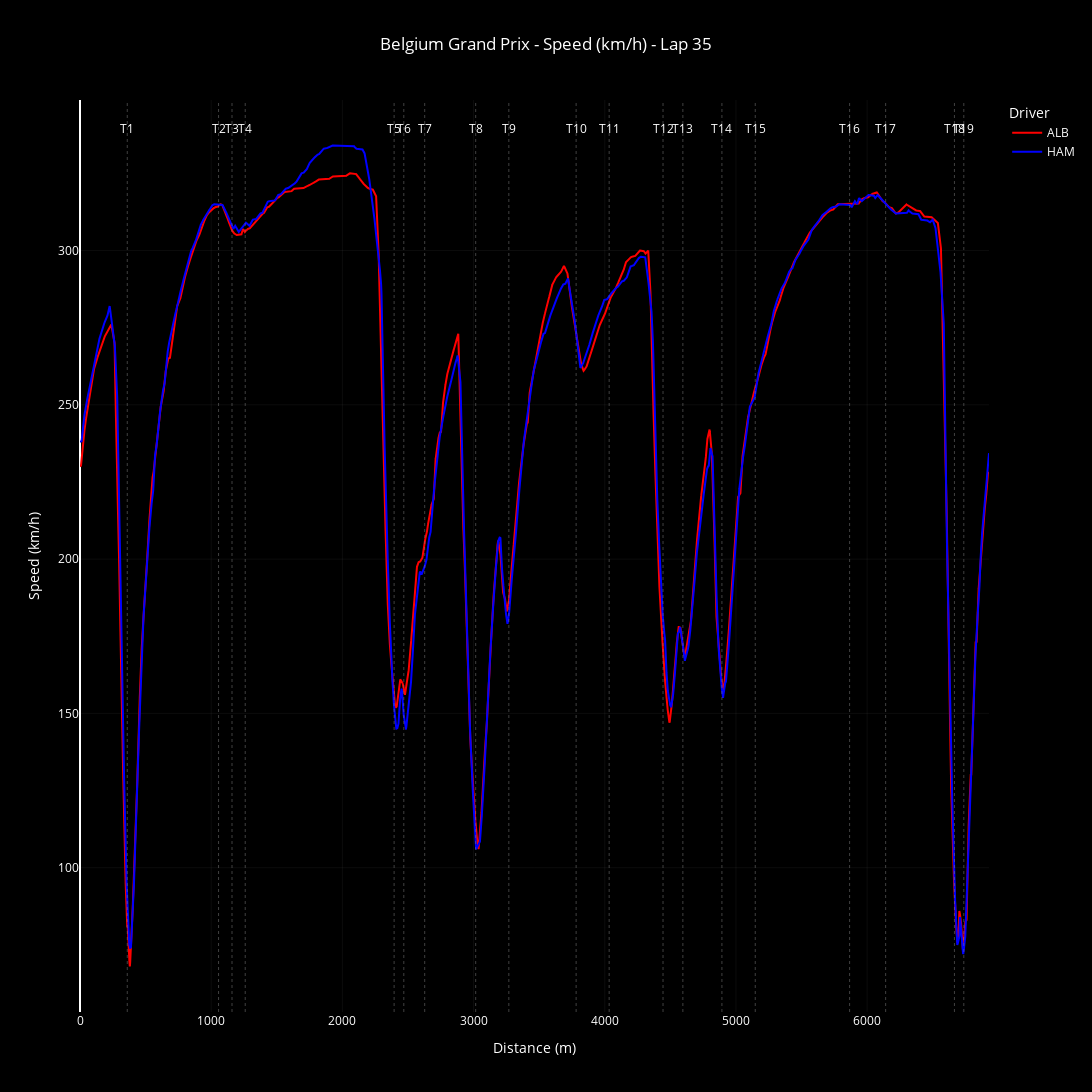

The code cell stored with this chart in its notebook:
### Markdown cell above
Plot comparative telemetry traces (i.e. speed, throttle, brake, RPM) for Driver 1 and Driver 2 on the same graph to analyze performance differences across the lap. 

The x-axis is distance along the lap, and the y-axis is the telemetry value. Markers indicate corner locations for context.

### Code cell
"""ADD DRIVER TRACES"""
fig = go.Figure()

fig.add_trace(go.Scatter(
    x=common_distance,
    y=interpolate_driver_1_speed,
    mode='lines',
    name=driver_1,
    line=dict(color='red')
))

fig.add_trace(go.Scatter(
    x=common_distance,
    y=interpolate_driver_2_speed,
    mode='lines',
    name=driver_2,
    line=dict(color='blue')
))

"""ADD APEX MARKERS"""
for apex in apex_distances:
    fig.add_vline(
        x=apex,
        line=dict(
            color='gray',
            width=.5,
            dash='dot'
        )
    )

"""ADD TURN NUMBERS"""
for apex, turn in zip(apex_distances, turn_numbers):
    fig.add_annotation(
        x=apex,
        y=max_speed + 2,
        text=f'T{turn}',
        showarrow=False,
        font=dict(color='white', size=12),
        xanchor='center',
        yanchor='bottom'
    )

"""SET PLOT LAYOUT"""
fig.update_layout(
    title=dict(
        text=f'{grand_prix} Grand Prix - {speed} - Lap {lap_number}',
        x=0.5,
        xanchor='center'
    ),
    xaxis_title='Distance (m)',
    yaxis_title='Speed (km/h)',
    height=1200,
    width = 3200,
    plot_bgcolor='black',
    paper_bgcolor='black',
    font=dict(color='white'),
    legend=dict(title=f'Driver'),

    xaxis=dict(
        showgrid=True,
        gridcolor='gray',
        gridwidth=0.1,
        showspikes=True,
        spikecolor='white',
        spikemode='across',
        spikesnap='cursor',
        spikethickness=.5
    ),
    
    yaxis=dict(
        showgrid=True,
        gridcolor='gray',
        gridwidth=0.1,
        showspikes=True,
        spikecolor='white',
        spikemode='across',
        spikesnap='cursor',
        spikethickness=.5
    )
)

fig.show()

### Figure 1 — Plotly figure (JSON) as saved in the notebook; plotly's stock layout.template omitted (floating-point values rounded to 4 significant figures; data arrays with more than 128 entries replaced by an {"elided": "..."} marker saying what was removed)
{"data": [{"line": {"color": "red"}, "mode": "lines", "name": "ALB", "type": "scatter", "x": {"elided": "69291 float values"}, "y": {"elided": "69291 float values"}}, {"line": {"color": "blue"}, "mode": "lines", "name": "HAM", "type": "scatter", "x": {"elided": "69291 float values"}, "y": {"elided": "69291 float values"}}], "layout": {"annotations": [{"font": {"color": "white", "size": 12}, "showarrow": false, "text": "T1", "x": 360.3, "xanchor": "center", "y": 336, "yanchor": "bottom"}, {"font": {"color": "white", "size": 12}, "showarrow": false, "text": "T2", "x": 1056.0, "xanchor": "center", "y": 336, "yanchor": "bottom"}, {"font": {"color": "white", "size": 12}, "showarrow": false, "text": "T3", "x": 1159.0, "xanchor": "center", "y": 336, "yanchor": "bottom"}, {"font": {"color": "white", "size": 12}, "showarrow": false, "text": "T4", "x": 1260.0, "xanchor": "center", "y": 336, "yanchor": "bottom"}, {"font": {"color": "white", "size": 12}, "showarrow": false, "text": "T5", "x": 2394.0, "xanchor": "center", "y": 336, "yanchor": "bottom"}, {"font": {"color": "white", "size": 12}, "showarrow": false, "text": "T6", "x": 2468.0, "xanchor": "center", "y": 336, "yanchor": "bottom"}, {"font": {"color": "white", "size": 12}, "showarrow": false, "text": "T7", "x": 2628.0, "xanchor": "center", "y": 336, "yanchor": "bottom"}, {"font": {"color": "white", "size": 12}, "showarrow": false, "text": "T8", "x": 3016.0, "xanchor": "center", "y": 336, "yanchor": "bottom"}, {"font": {"color": "white", "size": 12}, "showarrow": false, "text": "T9", "x": 3269.0, "xanchor": "center", "y": 336, "yanchor": "bottom"}, {"font": {"color": "white", "size": 12}, "showarrow": false, "text": "T10", "x": 3782.0, "xanchor": "center", "y": 336, "yanchor": "bottom"}, {"font": {"color": "white", "size": 12}, "showarrow": false, "text": "T11", "x": 4034.0, "xanchor": "center", "y": 336, "yanchor": "bottom"}, {"font": {"color": "white", "size": 12}, "showarrow": false, "text": "T12", "x": 4444.0, "xanchor": "center", "y": 336, "yanchor": "bottom"}, {"font": {"color": "white", "size": 12}, "showarrow": false, "text": "T13", "x": 4595.0, "xanchor": "center", "y": 336, "yanchor": "bottom"}, {"font": {"color": "white", "size": 12}, "showarrow": false, "text": "T14", "x": 4893.0, "xanchor": "center", "y": 336, "yanchor": "bottom"}, {"font": {"color": "white", "size": 12}, "showarrow": false, "text": "T15", "x": 5147.0, "xanchor": "center", "y": 336, "yanchor": "bottom"}, {"font": {"color": "white", "size": 12}, "showarrow": false, "text": "T16", "x": 5866.0, "xanchor": "center", "y": 336, "yanchor": "bottom"}, {"font": {"color": "white", "size": 12}, "showarrow": false, "text": "T17", "x": 6141.0, "xanchor": "center", "y": 336, "yanchor": "bottom"}, {"font": {"color": "white", "size": 12}, "showarrow": false, "text": "T18", "x": 6666.0, "xanchor": "center", "y": 336, "yanchor": "bottom"}, {"font": {"color": "white", "size": 12}, "showarrow": false, "text": "T19", "x": 6737.0, "xanchor": "center", "y": 336, "yanchor": "bottom"}], "font": {"color": "white"}, "height": 1200, "legend": {"title": {"text": "Driver"}}, "paper_bgcolor": "black", "plot_bgcolor": "black", "shapes": [{"line": {"color": "gray", "dash": "dot", "width": 0.5}, "type": "line", "x0": 360.3, "x1": 360.3, "xref": "x", "y0": 0, "y1": 1, "yref": "y domain"}, {"line": {"color": "gray", "dash": "dot", "width": 0.5}, "type": "line", "x0": 1056.0, "x1": 1056.0, "xref": "x", "y0": 0, "y1": 1, "yref": "y domain"}, {"line": {"color": "gray", "dash": "dot", "width": 0.5}, "type": "line", "x0": 1159.0, "x1": 1159.0, "xref": "x", "y0": 0, "y1": 1, "yref": "y domain"}, {"line": {"color": "gray", "dash": "dot", "width": 0.5}, "type": "line", "x0": 1260.0, "x1": 1260.0, "xref": "x", "y0": 0, "y1": 1, "yref": "y domain"}, {"line": {"color": "gray", "dash": "dot", "width": 0.5}, "type": "line", "x0": 2394.0, "x1": 2394.0, "xref": "x", "y0": 0, "y1": 1, "yref": "y domain"}, {"line": {"color": "gray", "dash": "dot", "width": 0.5}, "type": "line", "x0": 2468.0, "x1": 2468.0, "xref": "x", "y0": 0, "y1": 1, "yref": "y domain"}, {"line": {"color": "gray", "dash": "dot", "width": 0.5}, "type": "line", "x0": 2628.0, "x1": 2628.0, "xref": "x", "y0": 0, "y1": 1, "yref": "y domain"}, {"line": {"color": "gray", "dash": "dot", "width": 0.5}, "type": "line", "x0": 3016.0, "x1": 3016.0, "xref": "x", "y0": 0, "y1": 1, "yref": "y domain"}, {"line": {"color": "gray", "dash": "dot", "width": 0.5}, "type": "line", "x0": 3269.0, "x1": 3269.0, "xref": "x", "y0": 0, "y1": 1, "yref": "y domain"}, {"line": {"color": "gray", "dash": "dot", "width": 0.5}, "type": "line", "x0": 3782.0, "x1": 3782.0, "xref": "x", "y0": 0, "y1": 1, "yref": "y domain"}, {"line": {"color": "gray", "dash": "dot", "width": 0.5}, "type": "line", "x0": 4034.0, "x1": 4034.0, "xref": "x", "y0": 0, "y1": 1, "yref": "y domain"}, {"line": {"color": "gray", "dash": "dot", "width": 0.5}, "type": "line", "x0": 4444.0, "x1": 4444.0, "xref": "x", "y0": 0, "y1": 1, "yref": "y domain"}, {"line": {"color": "gray", "dash": "dot", "width": 0.5}, "type": "line", "x0": 4595.0, "x1": 4595.0, "xref": "x", "y0": 0, "y1": 1, "yref": "y domain"}, {"line": {"color": "gray", "dash": "dot", "width": 0.5}, "type": "line", "x0": 4893.0, "x1": 4893.0, "xref": "x", "y0": 0, "y1": 1, "yref": "y domain"}, {"line": {"color": "gray", "dash": "dot", "width": 0.5}, "type": "line", "x0": 5147.0, "x1": 5147.0, "xref": "x", "y0": 0, "y1": 1, "yref": "y domain"}, {"line": {"color": "gray", "dash": "dot", "width": 0.5}, "type": "line", "x0": 5866.0, "x1": 5866.0, "xref": "x", "y0": 0, "y1": 1, "yref": "y domain"}, {"line": {"color": "gray", "dash": "dot", "width": 0.5}, "type": "line", "x0": 6141.0, "x1": 6141.0, "xref": "x", "y0": 0, "y1": 1, "yref": "y domain"}, {"line": {"color": "gray", "dash": "dot", "width": 0.5}, "type": "line", "x0": 6666.0, "x1": 6666.0, "xref": "x", "y0": 0, "y1": 1, "yref": "y domain"}, {"line": {"color": "gray", "dash": "dot", "width": 0.5}, "type": "line", "x0": 6737.0, "x1": 6737.0, "xref": "x", "y0": 0, "y1": 1, "yref": "y domain"}], "title": {"text": "Belgium Grand Prix - Speed (km/h) - Lap 35", "x": 0.5, "xanchor": "center"}, "width": 3200, "xaxis": {"gridcolor": "gray", "gridwidth": 0.1, "showgrid": true, "showspikes": true, "spikecolor": "white", "spikemode": "across", "spikesnap": "cursor", "spikethickness": 0.5, "title": {"text": "Distance (m)"}}, "yaxis": {"gridcolor": "gray", "gridwidth": 0.1, "showgrid": true, "showspikes": true, "spikecolor": "white", "spikemode": "across", "spikesnap": "cursor", "spikethickness": 0.5, "title": {"text": "Speed (km/h)"}}}}
